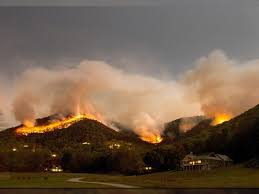
#> input picture fire_data/test/Fire/F_1008.jpg, 259 x 194 px; its folder holds only this picture in this run
$ python cropping.py
#> lines starting #> are read from the running program, lines starting #| are printed output that depends on the picture
import os.path
from PIL import Image
import itertools
import matplotlib
from matplotlib import pyplot as plt, image as mpimg
matplotlib.use('TkAgg')  # Use a different backend, e.g., 'TkAgg'


def plot_images():
    # List of image file names

    image_names = os.listdir(os.path.join('cropped_file_data', 'test', 'Fire'))

    # Set up subplots
    num_images = len(image_names)
    num_rows = 1
    num_cols = num_images

    fig, axes = plt.subplots(num_rows, num_cols, figsize=(12, 4))

    # Iterate through images and plot them
    for i, image_name in enumerate(image_names):
        image_path = os.path.join(os.path.join('cropped_file_data', 'test', 'Fire'),
                                  image_name)  # Replace 'path_to_images_folder' with the actual path
        img = mpimg.imread(image_path)
        axes[i].imshow(img)
        axes[i].axis('off')
        axes[i].set_title(image_name)

    plt.show()

def main():
    horizontal_windows_amount = 3
    vertical_windows_amount = 2
    input_images_dir = os.path.join('fire_data')
    for data_type in os.listdir(input_images_dir):
        for class_type in os.listdir(os.path.join(input_images_dir, data_type)):
            for image_name in os.listdir(os.path.join(input_images_dir, data_type, class_type)):
                image_path = os.path.join(input_images_dir, data_type, class_type, image_name)
                crop_image_and_save_windows(image_path, horizontal_windows_amount, vertical_windows_amount,
                                            data_type, class_type, image_name)


def crop_image_and_save_windows(image_path, horizontal_windows_amount, vertical_windows_amount,
                                data_type, class_type, image_name):
#> called with image_path = 'fire_data/test/Fire/F_1008.jpg', horizontal_windows_amount = 3, vertical_windows_amount = 2, data_type = 'test', class_type = 'Fire', image_name = 'F_1008.jpg'
    im = Image.open(image_path)
#> im is the input picture: PIL image 259x194 RGB; mean R, G, B 114.4, 94.4, 76.3

    window_width = im.size[0] / horizontal_windows_amount
#> window_width = 86.33
    window_height = im.size[1] / vertical_windows_amount
#> window_height = 97
    for i, j in itertools.product(range(horizontal_windows_amount), range(vertical_windows_amount)):
        box = (i * window_width, j * window_height,
               (i + 1) * window_width, (j + 1) * window_height)
        cropped_image = im.crop(box)

        # cropped_image.show()
        cropped_image.save(os.path.join('cropped_file_data', data_type, class_type,
                                        '{}_{}_{}.jpg'.format(image_name.split('.')[0], i, j)))
#> this loop made 6 passes
#> pass 1, in crop_image_and_save_windows, `cropped_image = im.crop(box)`:
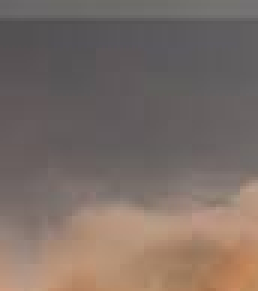
#> cropped_image: PIL image 86x97 RGB (shown 3 times larger); mean R, G, B 123, 109.1, 102
#> pass 2, in crop_image_and_save_windows, `cropped_image = im.crop(box)`:
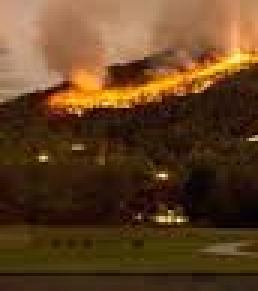
#> cropped_image: PIL image 86x97 RGB (shown 3 times larger); mean R, G, B 96.2, 64.4, 33.8
#> pass 3, in crop_image_and_save_windows, `cropped_image = im.crop(box)`:
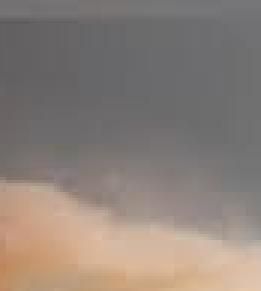
#> cropped_image: PIL image 87x97 RGB (shown 3 times larger); mean R, G, B 139.9, 128.6, 121.1
#> after the loop:
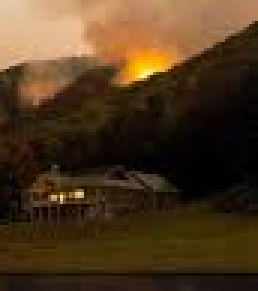
#> cropped_image: PIL image 86x97 RGB (shown 3 times larger); mean R, G, B 77.6, 55.3, 30.5


if __name__ == '__main__':
    # plot_images()
    main()

$ run again, on fire_data/test/Fire/F_1051.jpg
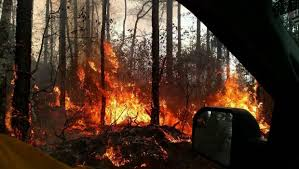
#> input picture fire_data/test/Fire/F_1051.jpg, 299 x 169 px
#> in crop_image_and_save_windows, im is the input picture: PIL image 299x169 RGB; mean R, G, B 72.1, 49.5, 35.7
#> the loop in crop_image_and_save_windows, `for i, j in itertools.product(range(horizontal_windows_amount), range(..` made 6 passes
#> pass 1, in crop_image_and_save_windows, `cropped_image = im.crop(box)`:
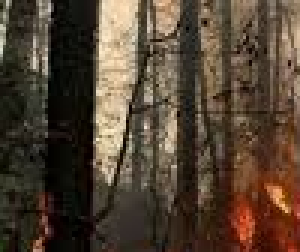
#> cropped_image: PIL image 100x84 RGB (shown 3 times larger); mean R, G, B 82.7, 66.5, 50.7
#> after the loop in crop_image_and_save_windows, `for i, j in itertools.product(range(horizontal_windows_amount), range(..`:
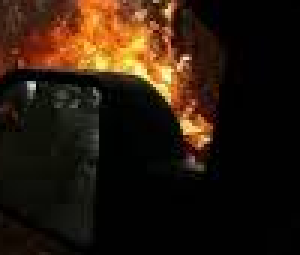
#> cropped_image: PIL image 100x85 RGB (shown 3 times larger); mean R, G, B 40.7, 25.5, 13

$ run again, on fire_data/test/Fire/F_1065.jpg
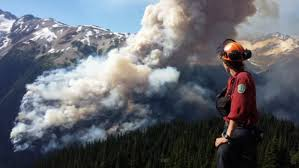
#> input picture fire_data/test/Fire/F_1065.jpg, 299 x 168 px
#> in crop_image_and_save_windows, im is the input picture: PIL image 299x168 RGB; mean R, G, B 99.5, 102.5, 109.5
#> the loop in crop_image_and_save_windows, `for i, j in itertools.product(range(horizontal_windows_amount), range(..` made 6 passes
#> pass 1, in crop_image_and_save_windows, `cropped_image = im.crop(box)`:
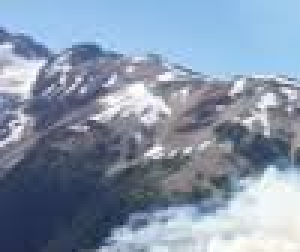
#> cropped_image: PIL image 100x84 RGB (shown 3 times larger); mean R, G, B 133.8, 149.7, 170.7
#> after the loop in crop_image_and_save_windows, `for i, j in itertools.product(range(horizontal_windows_amount), range(..`:
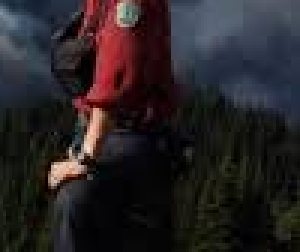
#> cropped_image: PIL image 100x84 RGB (shown 3 times larger); mean R, G, B 39.8, 34.5, 36.8

$ run again, on fire_data/test/Fire/F_1034.jpg
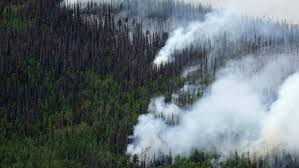
#> input picture fire_data/test/Fire/F_1034.jpg, 299 x 168 px
#> in crop_image_and_save_windows, im is the input picture: PIL image 299x168 RGB; mean R, G, B 97.3, 107.8, 111.7
#> after the loop in crop_image_and_save_windows, `for i, j in itertools.product(range(horizontal_windows_amount), range(..`:
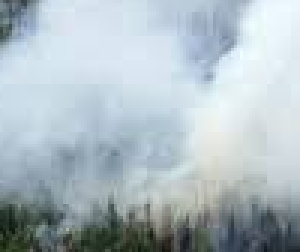
#> cropped_image: PIL image 100x84 RGB (shown 3 times larger); mean R, G, B 173.3, 186.8, 193.5
